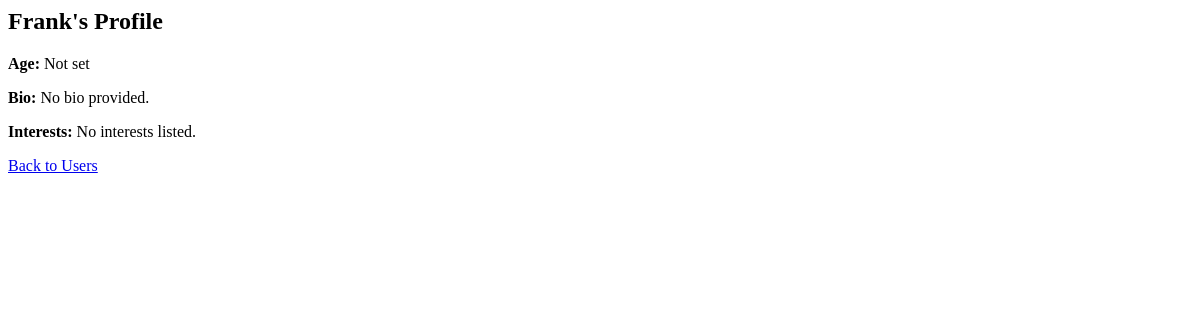
/user/5 (signed in), run on an earlier commit of the app's database.
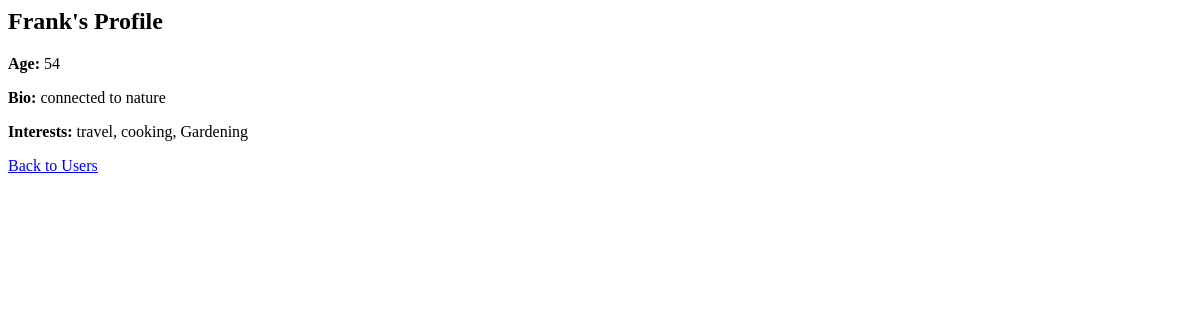
And on a later commit of the database.
### tables this page shows
CREATE TABLE users (
                id INTEGER PRIMARY KEY AUTOINCREMENT,
                username TEXT UNIQUE NOT NULL,
                password TEXT NOT NULL
            , age INTEGER, bio TEXT, interests TEXT);

### app.py (the view)
@app.route('/user/<int:user_id>')
@login_required
def view_user(user_id):
    user = User.get_by_id(user_id)
    if user:
        return render_template('view_user.html', user=user)
    else:
        flash("User not found.", "error")
        return redirect(url_for('users'))
    form.age.data = current_user.age
    form.bio.data = current_user.bio
    form.interests.data = current_user.interests
    return render_template('edit_profile.html', form=form)

### app.py (called while the page is built)
@login_manager.user_loader
def load_user(user_id):
    return User.get_by_id(user_id)

### models.py (called while the page is built)
    @staticmethod
    def get_by_id(user_id):
        with sqlite3.connect(DB_NAME) as conn:
            c = conn.cursor()
            c.execute("SELECT id, username, password, age, bio, interests FROM users WHERE id = ?", (user_id,))
            row = c.fetchone()
            if row:
                return User(*row)
        return None

### templates/view_user.html
<h2>{{ user.username }}'s Profile</h2>
<p><strong>Age:</strong> {{ user.age or 'Not set' }}</p>
<p><strong>Bio:</strong> {{ user.bio or 'No bio provided.' }}</p>
<p><strong>Interests:</strong> {{ user.interests or 'No interests listed.' }}</p>
<a href="{{ url_for('users') }}">Back to Users</a>

What changed in the data, as far as the page shows it:
changed users "Frank": age (not shown) → "54"; bio (not shown) → "connected to nature"; interests (not shown) → "travel, cooking, Gardening"
Also different on the page:
{{ user.age or 'Not set' }}: "Not set" → (not shown)
{{ user.bio or 'No bio provided.' }}: "No bio provided." → (not shown)
{{ user.interests or 'No interests listed.' }}: "No interests listed." → (not shown)
